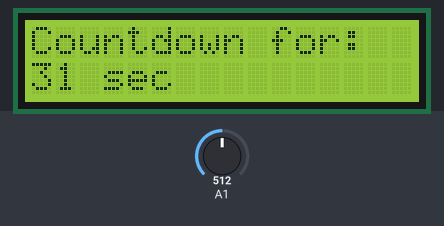
The sketch below on a simulated Arduino Uno, built with avr-gcc and run on an emulated ATmega328P. On the bench: 16×2 character LCD. The test bench sets the inputs (shaded band); at power-on: A1 = 512.

Above: at 1.2 s.
1.3 s: A1 set to 716
At 2.2 s:
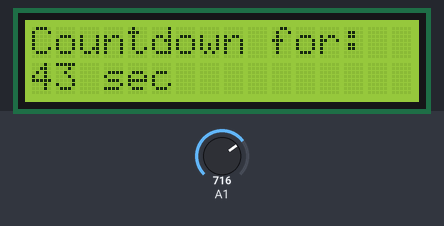
2.8 s: A1 set to 900
At 3.3 s:
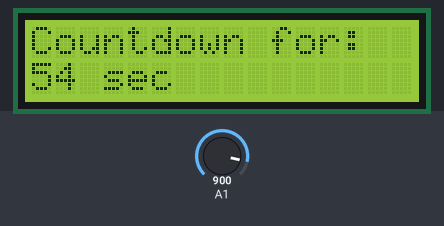
4.3 s: A1 set to 1023
At 16.8 s:
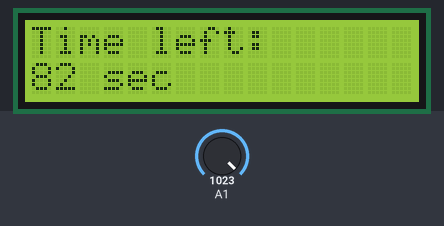
Timing chart, 0 to 17.8 s (numbered marks = the images above; inputs shaded):
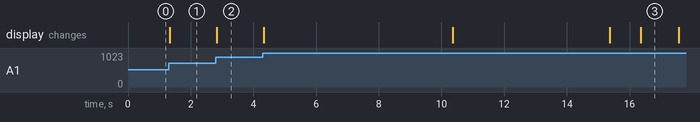

The sketch:

Potentiometer.ino
```cpp
//Shayaan Tanvir
//11 - 10 - 2020
//potentiometer timer with lcd
#include <Wire.h>

#include <LiquidCrystal_I2C.h>


LiquidCrystal_I2C lcd(0x27,16,2);
long last_change;
long last_value;
long timer_value;
int _1_i;
void setup()
{
lcd.init();
lcd.backlight();
pinMode(A1, INPUT);
pinMode(A4, INPUT);
pinMode(A5, INPUT);
pinMode( 5 , INPUT);
pinMode( 5 , INPUT);
}

void loop()
{
while(millis() - last_change < 6000)//you can change the time whatever you want if the potentiometer does not be turn, then the code will continue
{timer_value = map(analogRead(A1), 0, 1023, 1, 62);
if(timer_value != last_value){
lcd.clear();
lcd.setCursor(0,0);
lcd.print("Countdown for:");// the first title showed(answer will various)
lcd.setCursor(3,1);
lcd.print("sec");
lcd.setCursor(0,1);
lcd.print(timer_value);
last_value = timer_value;
last_change = millis();
}
delay(10);
}
lcd.clear();
   lcd.print("start in 5 sec..");
   delay(5000);// you can change the time for different second
long target = last_change + (timer_value * 30 * 60);
while(millis() < target){
lcd.clear();
lcd.setCursor(0,0);
lcd.print("Time left:");
lcd.setCursor(3,1);
lcd.print("sec");
lcd.setCursor(0, 1);
lcd.print((target - millis()) / 30 / 40);
delay(50);
lcd.clear();
lcd.print("Time's up");
lcd.setCursor(0, 1);}
for(int a = 0; a < 5; a++){
//tone(8, 440, 1000);
delay(5000);
//noTone(8);
//delay(700);
}
lcd.setBacklight(LOW);// you can change if you do not want the LCD monitor to black scre
lcd.clear();
while(1);
}
```

Measured:
- after the input at 1.3 s, the display: changes at once (image 1)
- after the input at 2.8 s, the display: changes at once (image 2)
